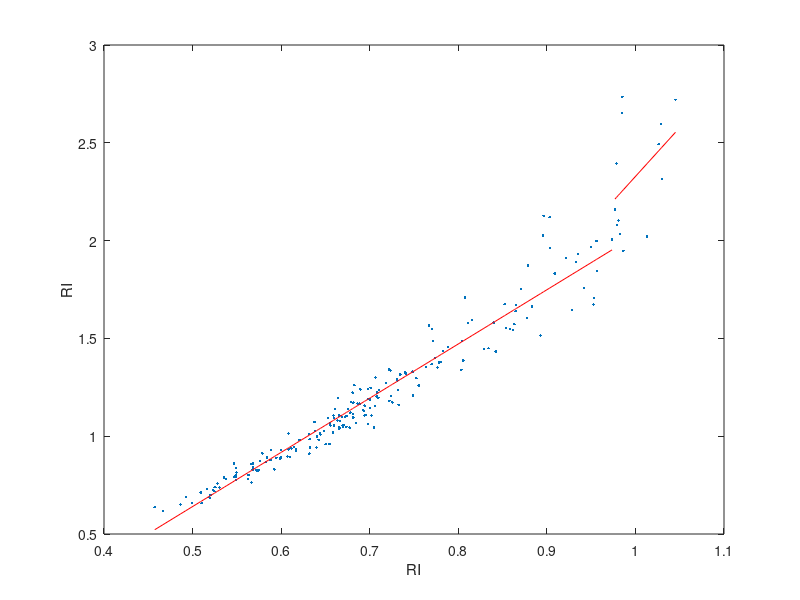
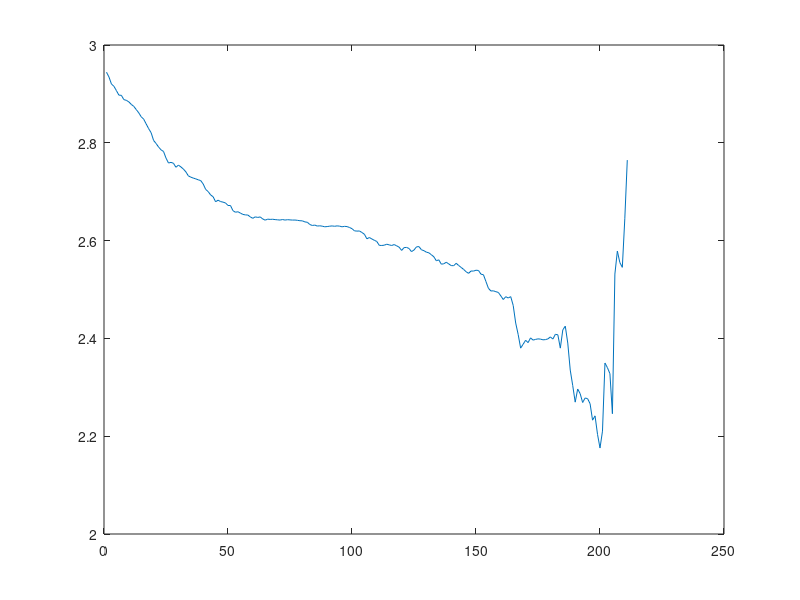

The MATLAB script that drew these images, in order:
clc; close all; clear;
%linear (in parameters) least squares (LS) method 3
% for bilinear

load tempRIPI;
RI = DANE(:,1);
PI = DANE(:,2);

[x,o] = sort(RI);
y = PI(o);
h1 = figure; plot(x,y, '.'); hold on;
xlabel('RI');
ylabel('RI');

N = length(x);
SSE = ones(N-3, 1);
for n = 2:N-2 
    x1 = x(1:n);
    y1 = y(1:n);
    p1 = polyfit(x1,y1,1);
    y1hat = polyval(p1, x1);
    SSE1 = sum((y1 - y1hat).^2);
    
    x2 = x(n+1:end);
    y2 = y(n+1:end);
    p2 = polyfit(x2,y2,1);
    y2hat = polyval(p2, x2);
    SSE2 = sum((y2 - y2hat).^2);
    SSE(n-1) = SSE1 + SSE2;
end;

figure; plot(SSE);
[~, minInd] = min(SSE);

x1 = x(1:minInd + 1);
y1 = y(1:minInd + 1);
p1 = polyfit(x1,y1,1);
y1hat = polyval(p1, x1);
    
x2 = x(minInd+2:end);
y2 = y(minInd+2:end);
p2 = polyfit(x2,y2,1);
y2hat = polyval(p2, x2);

figure(h1); hold on;
plot(x1, y1hat, 'r');
plot(x2, y2hat, 'r');